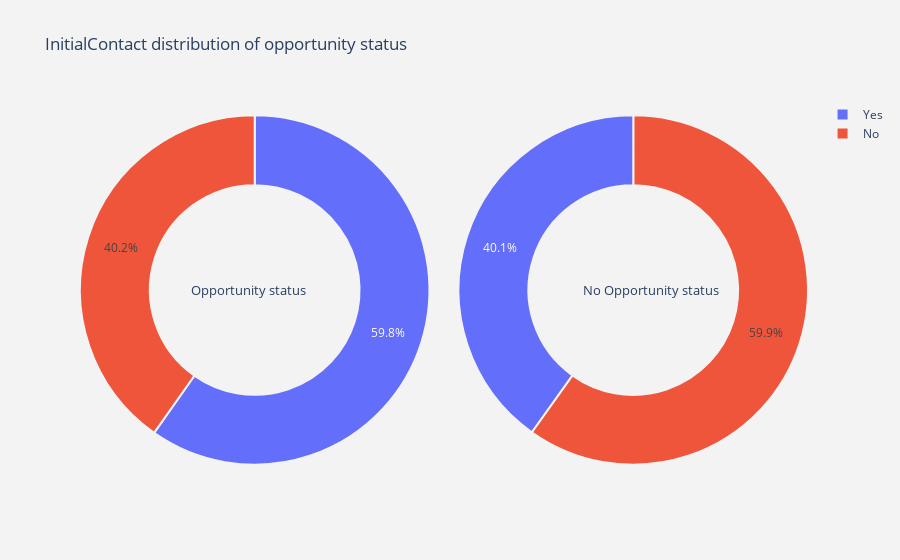
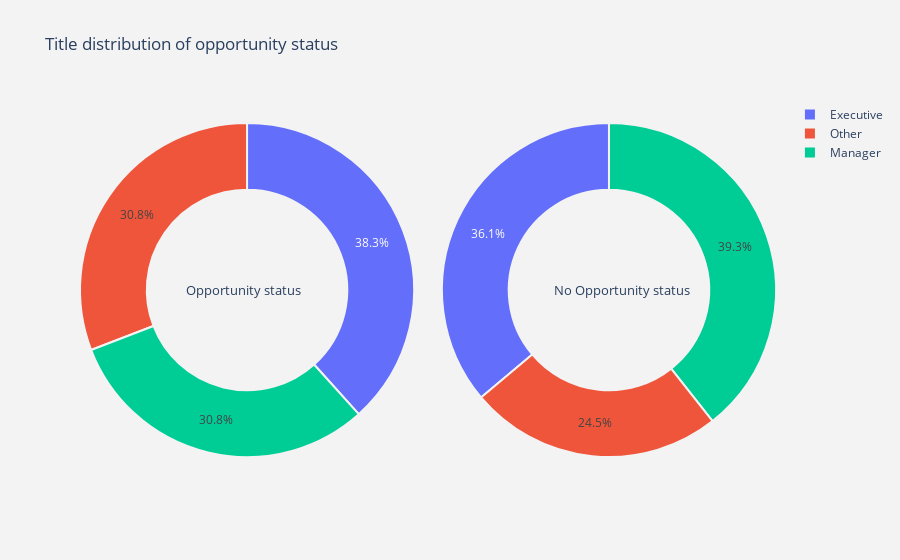
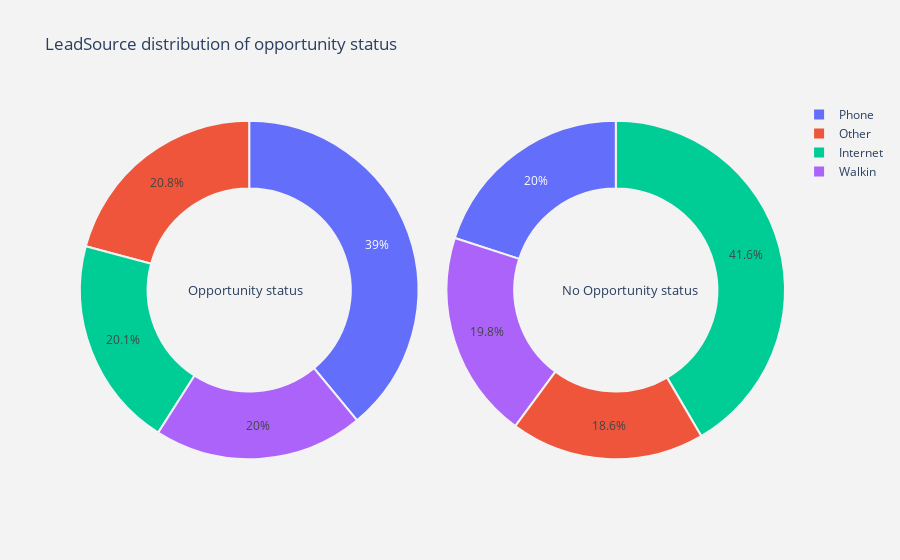
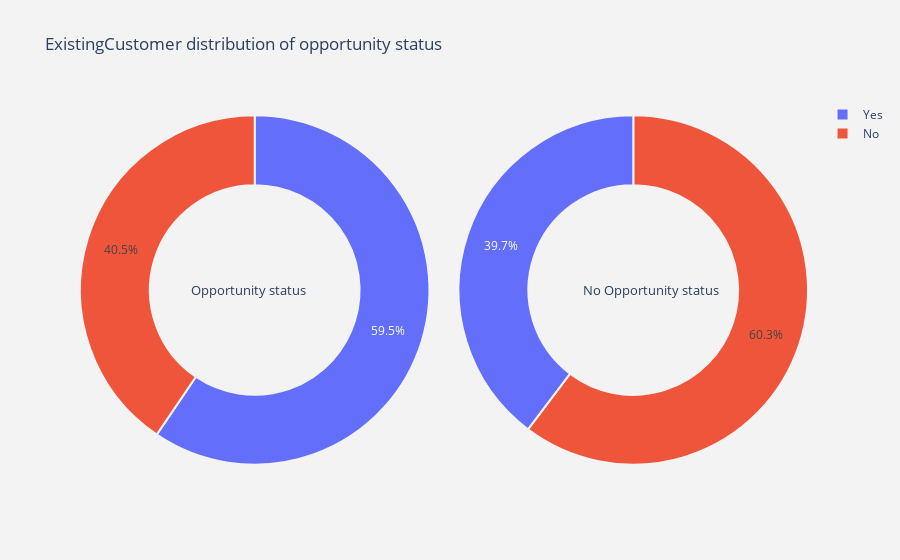

Write notebook code for charts like these, in order.
### Markdown cell above
# Opportunity Status versus The Variable distribution/Various columns

### Code cell
#function  for pie plot for opportunity status types
def plot_pie(column) :
    
    
    trace1 = go.Pie(values  = yes_OppStatus[column].value_counts().values.tolist(),
                    labels  = yes_OppStatus[column].value_counts().keys().tolist(),
                    hoverinfo = "label+percent+name",
                    domain  = dict(x = [0, .48]),
                    name    = "Opportunity status",
                    marker  = dict(line = dict(width = 2,
                                               color = "rgb(243,243,243)")
                                  ),
                    hole    = .6
                   )
    trace2 = go.Pie(values  = no_OppStatus[column].value_counts().values.tolist(),
                    labels  = no_OppStatus[column].value_counts().keys().tolist(),
                    hoverinfo = "label+percent+name",
                    marker  = dict(line = dict(width = 2,
                                               color = "rgb(243,243,243)")
                                  ),
                    domain  = dict(x = [.52, 1]),
                    hole    = .6,
                    name    = "No opportunity status" 
                   )
    
    layout = go.Layout(dict(title = column + " distribution of opportunity status ",
                            plot_bgcolor  = "rgb(243,243,243)",
                            paper_bgcolor = "rgb(243,243,243)",
                            annotations = [dict(text = "Opportunity status",
                                                font = dict(size = 13),
                                                showarrow = False,
                                                x = .15, y = .5),
                                           dict(text = "No Opportunity status",
                                                font = dict(size = 13),
                                                showarrow = False,
                                                x = .88, y = .5
                                               )
                                          ]
                           )
                      )
    data = [trace1,trace2]
    fig  = go.Figure(data = data,layout = layout)
    py.iplot(fig)

    
#function  for histogram for Opportunity status types
def histogram(column) :
    trace1 = go.Histogram(x  = yes_OppStatus[column],
                          histnorm= "percent",
                          name = "Opportunity status",
                          marker = dict(line = dict(width = .5,
                                                    color = "black"
                                                    )
                                        ),
                         opacity = .9 
                         ) 
    
    trace2 = go.Histogram(x  = no_OppStatus[column],
                          histnorm = "percent",
                          name = "No opportunity status",
                          marker = dict(line = dict(width = .5,
                                              color = "black"
                                             )
                                 ),
                          opacity = .9
                         )
    
    data = [trace1,trace2]
    layout = go.Layout(dict(title =column + " distribution of opportunity status ",
                            plot_bgcolor  = "rgb(243,243,243)",
                            paper_bgcolor = "rgb(243,243,243)",
                            xaxis = dict(gridcolor = 'rgb(255, 255, 255)',
                                             title = column,
                                             zerolinewidth=1,
                                             ticklen=5,
                                             gridwidth=2
                                            ),
                            yaxis = dict(gridcolor = 'rgb(255, 255, 255)',
                                             title = "percent",
                                             zerolinewidth=1,
                                             ticklen=5,
                                             gridwidth=2
                                            ),
                           )
                      )
    
    fig  = go.Figure(data=data,layout=layout)
    
    py.iplot(fig)   

    
    
#function  for scatter plot matrix  for numerical columns in data
def scatter_matrix(df_train)  :
    
    df_train  = df_train.sort_values(by = "OppStatus", ascending = True)
    classes = df_train["OppStatus"].unique().tolist()
    classes
    
    class_code  = {classes[k] : k for k in range(2)}
    class_code

    color_vals = [class_code[cl] for cl in df_train["OppStatus"]]
    color_vals

    pl_colorscale = "Portland"

    pl_colorscale

    text = [df_train.loc[k,"OppStatus"] for k in range(len(df_train))]
    text

    trace = go.Splom(dimensions = [dict(label  = 'OutreachAttempts',          # Splom -- Scatterplot Matrix in plotly
                                       values = df_train['OutreachAttempts']),
                                   dict(label  = 'DealSize',
                                       values = df_train['DealSize']),
                                   dict(label  = 'SpendRatio',
                                       values = df_train['SpendRatio']),
                                   ],
                     text = text,
                     marker = dict(color = color_vals,
                                   colorscale = pl_colorscale,
                                   size = 3,
                                   showscale = False,
                                   line = dict(width = .1,
                                               color='rgb(230,230,230)'
                                              )
                                  )
                    )
    axis = dict(showline  = True,
                zeroline  = False,
                gridcolor = "#fff",
                ticklen   = 4
               )
    
    layout = go.Layout(dict(title  = 
                            "Scatter plot matrix for Numerical columns for Opportunity Status",
                            autosize = False,
                            height = 800,
                            width  = 800,
                            dragmode = "select",
                            hovermode = "closest",
                            plot_bgcolor  = 'rgba(240,240,240, 0.95)',
                            xaxis1 = dict(axis),
                            yaxis1 = dict(axis),
                            xaxis2 = dict(axis),
                            yaxis2 = dict(axis),
                            xaxis3 = dict(axis),
                            yaxis3 = dict(axis),
                           )
                      )
    data   = [trace]
    fig = go.Figure(data = data,layout = layout )
    py.iplot(fig)

    
    
#for all categorical columns plot pie
for i in cat_cols :
    plot_pie(i)

#for all categorical columns plot histogram    
for i in num_cols :
    histogram(i)

#scatter plot matrix
scatter_matrix(df_train)

### Figure 1 — Plotly figure (JSON) as saved in the notebook; plotly's stock layout.template omitted (floating-point values rounded to 4 significant figures)
{"data": [{"domain": {"x": [0, 0.48]}, "hole": 0.6, "hoverinfo": "label+percent+name", "labels": ["Yes", "No"], "marker": {"line": {"color": "rgb(243,243,243)", "width": 2}}, "name": "Opportunity status", "type": "pie", "values": [1643, 1106]}, {"domain": {"x": [0.52, 1]}, "hole": 0.6, "hoverinfo": "label+percent+name", "labels": ["No", "Yes"], "marker": {"line": {"color": "rgb(243,243,243)", "width": 2}}, "name": "No opportunity status", "type": "pie", "values": [2743, 1839]}], "layout": {"annotations": [{"font": {"size": 13}, "showarrow": false, "text": "Opportunity status", "x": 0.15, "y": 0.5}, {"font": {"size": 13}, "showarrow": false, "text": "No Opportunity status", "x": 0.88, "y": 0.5}], "paper_bgcolor": "rgb(243,243,243)", "plot_bgcolor": "rgb(243,243,243)", "title": {"text": "InitialContact distribution of opportunity status "}}}

### Figure 2 — Plotly figure (JSON) as saved in the notebook; plotly's stock layout.template omitted (floating-point values rounded to 4 significant figures)
{"data": [{"domain": {"x": [0, 0.48]}, "hole": 0.6, "hoverinfo": "label+percent+name", "labels": ["Executive", "Other", "Manager"], "marker": {"line": {"color": "rgb(243,243,243)", "width": 2}}, "name": "Opportunity status", "type": "pie", "values": [1054, 848, 847]}, {"domain": {"x": [0.52, 1]}, "hole": 0.6, "hoverinfo": "label+percent+name", "labels": ["Manager", "Executive", "Other"], "marker": {"line": {"color": "rgb(243,243,243)", "width": 2}}, "name": "No opportunity status", "type": "pie", "values": [1803, 1655, 1124]}], "layout": {"annotations": [{"font": {"size": 13}, "showarrow": false, "text": "Opportunity status", "x": 0.15, "y": 0.5}, {"font": {"size": 13}, "showarrow": false, "text": "No Opportunity status", "x": 0.88, "y": 0.5}], "paper_bgcolor": "rgb(243,243,243)", "plot_bgcolor": "rgb(243,243,243)", "title": {"text": "Title distribution of opportunity status "}}}

### Figure 3 — Plotly figure (JSON) as saved in the notebook; plotly's stock layout.template omitted (floating-point values rounded to 4 significant figures)
{"data": [{"domain": {"x": [0, 0.48]}, "hole": 0.6, "hoverinfo": "label+percent+name", "labels": ["Phone", "Other", "Internet", "Walkin"], "marker": {"line": {"color": "rgb(243,243,243)", "width": 2}}, "name": "Opportunity status", "type": "pie", "values": [1072, 573, 553, 551]}, {"domain": {"x": [0.52, 1]}, "hole": 0.6, "hoverinfo": "label+percent+name", "labels": ["Internet", "Phone", "Walkin", "Other"], "marker": {"line": {"color": "rgb(243,243,243)", "width": 2}}, "name": "No opportunity status", "type": "pie", "values": [1905, 918, 909, 850]}], "layout": {"annotations": [{"font": {"size": 13}, "showarrow": false, "text": "Opportunity status", "x": 0.15, "y": 0.5}, {"font": {"size": 13}, "showarrow": false, "text": "No Opportunity status", "x": 0.88, "y": 0.5}], "paper_bgcolor": "rgb(243,243,243)", "plot_bgcolor": "rgb(243,243,243)", "title": {"text": "LeadSource distribution of opportunity status "}}}

### Figure 4 — Plotly figure (JSON) as saved in the notebook; plotly's stock layout.template omitted (floating-point values rounded to 4 significant figures)
{"data": [{"domain": {"x": [0, 0.48]}, "hole": 0.6, "hoverinfo": "label+percent+name", "labels": ["Yes", "No"], "marker": {"line": {"color": "rgb(243,243,243)", "width": 2}}, "name": "Opportunity status", "type": "pie", "values": [1635, 1114]}, {"domain": {"x": [0.52, 1]}, "hole": 0.6, "hoverinfo": "label+percent+name", "labels": ["No", "Yes"], "marker": {"line": {"color": "rgb(243,243,243)", "width": 2}}, "name": "No opportunity status", "type": "pie", "values": [2763, 1819]}], "layout": {"annotations": [{"font": {"size": 13}, "showarrow": false, "text": "Opportunity status", "x": 0.15, "y": 0.5}, {"font": {"size": 13}, "showarrow": false, "text": "No Opportunity status", "x": 0.88, "y": 0.5}], "paper_bgcolor": "rgb(243,243,243)", "plot_bgcolor": "rgb(243,243,243)", "title": {"text": "ExistingCustomer distribution of opportunity status "}}}
